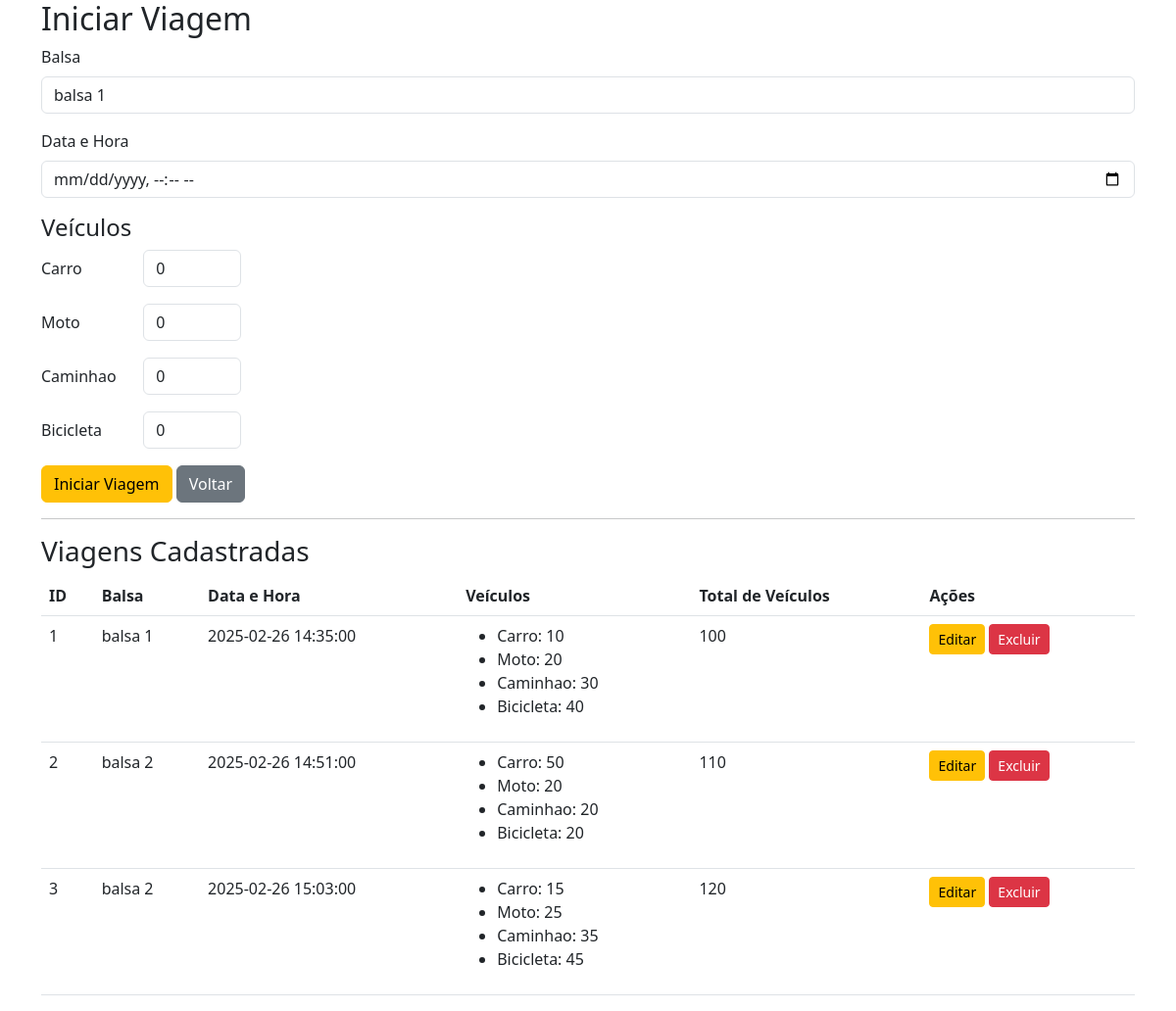
Screenshot of /viagens/iniciar with the database file from the repository.
### app/models/veiculo.py (models this page shows)
class Veiculo(db.Model):
    __tablename__ = 'veiculo'
    id = db.Column(db.Integer, primary_key=True)
    tipo = db.Column(db.String(50), nullable=False)
    peso_medio = db.Column(db.Float, nullable=False)
    registros = db.relationship('RegistroTravessia', back_populates='veiculo')

### app/models/viagem.py (models this page shows, shortened)
class Viagem(db.Model):
    __tablename__ = 'viagem'
    id = db.Column(db.Integer, primary_key=True)
    balsa_id = db.Column(db.Integer, db.ForeignKey('balsa.id'), nullable=False)
    data_hora = db.Column(db.DateTime, nullable=False)
    quantidade_veiculos = db.Column(db.Integer, nullable=False)
    registros = db.relationship('RegistroTravessia', back_populates='viagem', cascade="all, delete-orphan")

### app/models/balsa.py (models this page shows)
class Balsa(db.Model):
    __tablename__ = 'balsa'
    id = db.Column(db.Integer, primary_key=True)
    nome = db.Column(db.String(100), nullable=False)
    capacidade_maxima = db.Column(db.Integer, nullable=False)
    viagens = db.relationship('Viagem', backref='balsa', lazy=True)

### app/models/registro_travessia.py (models this page shows)
class RegistroTravessia(db.Model):
    __tablename__ = 'registro_travessia'
    id = db.Column(db.Integer, primary_key=True)
    viagem_id = db.Column(db.Integer, db.ForeignKey('viagem.id'), nullable=False)
    veiculo_id = db.Column(db.Integer, db.ForeignKey('veiculo.id'), nullable=False)
    quantidade = db.Column(db.Integer, nullable=False)
    veiculo = db.relationship('Veiculo', back_populates='registros')
    viagem = db.relationship('Viagem', back_populates='registros')

### app/routes/viagem_routes.py (the view, shortened to what this page needs)
@viagem_bp.route('/viagens/iniciar', methods=['GET', 'POST'])
def iniciar_viagem():
    balsas = BalsaService.get_all_balsas()
    veiculos = VeiculoService.get_all_veiculos()
    viagens = ViagemService.get_all_viagens()
    return render_template('iniciar_viagem.html', balsas=balsas, veiculos=veiculos, viagens=viagens)

### app/services/balsa_service.py (called while the page is built)
    @staticmethod
    def get_all_balsas():
        return Balsa.query.all()

### app/services/veiculo_service.py (called while the page is built)
    @staticmethod
    def get_all_veiculos():
        return Veiculo.query.all()

### app/services/viagem_service.py (called while the page is built)
    @staticmethod
    def get_all_viagens():
        return Viagem.query.all()

### app/templates/iniciar_viagem.html
{% extends "base.html" %}
{% block content %}
<h2>Iniciar Viagem</h2>
<form method="POST">
    <div class="mb-3">
        <label for="balsa_id" class="form-label">Balsa</label>
        <select class="form-control" id="balsa_id" name="balsa_id" required>
            {% for balsa in balsas %}
            <option value="{{ balsa.id }}">{{ balsa.nome }}</option>
            {% endfor %}
        </select>
    </div>
    <div class="mb-3">
        <label for="data_hora" class="form-label">Data e Hora</label>
        <input type="datetime-local" class="form-control" id="data_hora" name="data_hora" required>
    </div>
    <h4>Veículos</h4>
    {% for veiculo in veiculos %}
    <div class="mb-3">
        <label for="veiculo_{{ veiculo.id }}" class="form-label" style="display: inline-block; width: 100px;">{{ veiculo.tipo }}</label>
        <input type="number" class="form-control" id="veiculo_{{ veiculo.id }}" name="veiculo_{{ veiculo.id }}" value="0" min="0" style="width: 100px; display: inline-block;">
    </div>
    {% endfor %}
    <button type="submit" class="btn btn-warning">Iniciar Viagem</button>
    <a href="{{ url_for('main.index') }}" class="btn btn-secondary">Voltar</a>
</form>
<hr>
<h3>Viagens Cadastradas</h3>
<table class="table">
    <thead>
        <tr>
            <th>ID</th>
            <th>Balsa</th>
            <th>Data e Hora</th>
            <th>Veículos</th>
            <th>Total de Veículos</th>
            <th>Ações</th>
        </tr>
    </thead>
    <tbody>
        {% for viagem in viagens %}
        <tr>
            <td>{{ viagem.id }}</td>
            <td>{{ viagem.balsa.nome }}</td>
            <td>{{ viagem.data_hora }}</td>
            <td>
                <ul>
                    {% for registro in viagem.registros %}
                    <li>{{ registro.veiculo.tipo }}: {{ registro.quantidade }}</li>
                    {% endfor %}
                </ul>
            </td>
            <td>{{ viagem.quantidade_veiculos }}</td>
            <td>
                <a href="{{ url_for('viagem.editar_viagem', id=viagem.id) }}" class="btn btn-warning btn-sm">Editar</a>
                <form action="{{ url_for('viagem.excluir_viagem', id=viagem.id) }}" method="POST" style="display: inline;">
                    <button type="submit" class="btn btn-danger btn-sm">Excluir</button>
                </form>
            </td>
        </tr>
        {% else %}
        <tr>
            <td colspan="6">Nenhuma viagem cadastrada.</td>
        </tr>
        {% endfor %}
    </tbody>
</table>
{% endblock %}

### app/templates/base.html (shortened to what this page needs)
<!DOCTYPE html>
<html lang="pt-BR">
<head>
    <link href="https://cdn.jsdelivr.net/npm/bootstrap@5.3.0/dist/css/bootstrap.min.css" rel="stylesheet">
</head>
<body>
    <div class="container">
        {% block content %}{% endblock %}
    </div>
</body>
</html>

### rows the page displays
Veiculo: {{ veiculo.id }} 1 (drawn), tipo "Carro"
Veiculo: tipo "Moto"
Veiculo: tipo "Caminhao"
Veiculo: tipo "Bicicleta"
Viagem: id "1", balsa.nome "balsa 1", data_hora "2025-02-26 14:35:00", quantidade_veiculos "100"
RegistroTravessia: veiculo.tipo "Carro", quantidade "10"
RegistroTravessia: veiculo.tipo "Moto", quantidade "20"
RegistroTravessia: veiculo.tipo "Caminhao", quantidade "30"
RegistroTravessia: veiculo.tipo "Bicicleta", quantidade "40"
Viagem: id "2", balsa.nome "balsa 2", data_hora "2025-02-26 14:51:00", quantidade_veiculos "110"
RegistroTravessia: veiculo.tipo "Carro", quantidade "50"
RegistroTravessia: veiculo.tipo "Moto", quantidade "20"
RegistroTravessia: veiculo.tipo "Caminhao", quantidade "20"
RegistroTravessia: veiculo.tipo "Bicicleta", quantidade "20"
Viagem: id "3", balsa.nome "balsa 2", data_hora "2025-02-26 15:03:00", quantidade_veiculos "120"
RegistroTravessia: veiculo.tipo "Carro", quantidade "15"
RegistroTravessia: veiculo.tipo "Moto", quantidade "25"
RegistroTravessia: veiculo.tipo "Caminhao", quantidade "35"
RegistroTravessia: veiculo.tipo "Bicicleta", quantidade "45"

### other values shown
form field balsa_id "balsa 1"
